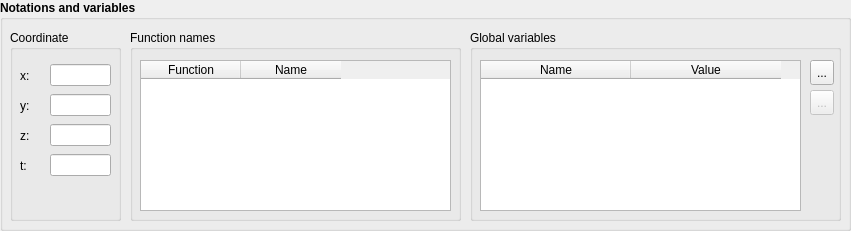
  <widget class="QGroupBox" name="groupBox_6">
   <property name="geometry">
    <rect>
     <x>10</x>
     <y>1840</y>
     <width>851</width>
     <height>231</height>
    </rect>
   </property>
   <property name="font">
    <font>
     <weight>75</weight>
     <bold>true</bold>
    </font>
   </property>
   <property name="title">
    <string>Notations and variables</string>
   </property>
   <widget class="QGroupBox" name="gbFunctionNames">
    <property name="geometry">
     <rect>
      <x>130</x>
      <y>30</y>
      <width>331</width>
      <height>191</height>
     </rect>
    </property>
    <property name="font">
     <font>
      <weight>50</weight>
      <bold>false</bold>
     </font>
    </property>
    <property name="title">
     <string>Function names</string>
    </property>
    <widget class="QTableWidget" name="twFuncName">
     <property name="geometry">
      <rect>
       <x>10</x>
       <y>30</y>
       <width>311</width>
       <height>151</height>
      </rect>
     </property>
     <column>
      <property name="text">
       <string>Function</string>
      </property>
     </column>
     <column>
      <property name="text">
       <string>Name</string>
      </property>
     </column>
    </widget>
   </widget>
   <widget class="QGroupBox" name="groupBox_7">
    <property name="geometry">
     <rect>
      <x>10</x>
      <y>30</y>
      <width>111</width>
      <height>191</height>
     </rect>
    </property>
    <property name="font">
     <font>
      <weight>50</weight>
      <bold>false</bold>
     </font>
    </property>
    <property name="title">
     <string>Coordinate</string>
    </property>
    <widget class="QWidget" name="gridLayoutWidget">
     <property name="geometry">
      <rect>
       <x>10</x>
       <y>30</y>
       <width>31</width>
       <height>31</height>
      </rect>
     </property>
     <layout class="QGridLayout" name="gridLayout">
      <item row="0" column="0">
       <widget class="QLabel" name="label">
        <property name="text">
         <string>x:</string>
        </property>
       </widget>
      </item>
     </layout>
    </widget>
    <widget class="QWidget" name="gridLayoutWidget_2">
     <property name="geometry">
      <rect>
       <x>40</x>
       <y>30</y>
       <width>61</width>
       <height>31</height>
      </rect>
     </property>
     <layout class="QGridLayout" name="gridLayout_2">
      <item row="0" column="0">
       <widget class="QLineEdit" name="textCoordX"/>
      </item>
     </layout>
    </widget>
    <widget class="QWidget" name="gridLayoutWidget_3">
     <property name="geometry">
      <rect>
       <x>40</x>
       <y>60</y>
       <width>61</width>
       <height>31</height>
      </rect>
     </property>
     <layout class="QGridLayout" name="gridLayout_3">
      <item row="0" column="0">
       <widget class="QLineEdit" name="textCoordY"/>
      </item>
     </layout>
    </widget>
    <widget class="QWidget" name="gridLayoutWidget_4">
     <property name="geometry">
      <rect>
       <x>10</x>
       <y>60</y>
       <width>31</width>
       <height>31</height>
      </rect>
     </property>
     <layout class="QGridLayout" name="gridLayout_4">
      <item row="0" column="0">
       <widget class="QLabel" name="label_2">
        <property name="text">
         <string>y:</string>
        </property>
       </widget>
      </item>
     </layout>
    </widget>
    <widget class="QWidget" name="gridLayoutWidget_5">
     <property name="geometry">
      <rect>
       <x>40</x>
       <y>90</y>
       <width>61</width>
       <height>31</height>
      </rect>
     </property>
     <layout class="QGridLayout" name="gridLayout_5">
      <item row="0" column="0">
       <widget class="QLineEdit" name="textCoordZ"/>
      </item>
     </layout>
    </widget>
    <widget class="QWidget" name="gridLayoutWidget_6">
     <property name="geometry">
      <rect>
       <x>10</x>
       <y>90</y>
       <width>31</width>
       <height>31</height>
      </rect>
     </property>
     <layout class="QGridLayout" name="gridLayout_6">
      <item row="0" column="0">
       <widget class="QLabel" name="label_7">
        <property name="text">
         <string>z:</string>
        </property>
       </widget>
      </item>
     </layout>
    </widget>
    <widget class="QWidget" name="gridLayoutWidget_43">
     <property name="geometry">
      <rect>
       <x>10</x>
       <y>120</y>
       <width>31</width>
       <height>31</height>
      </rect>
     </property>
     <layout class="QGridLayout" name="gridLayout_45">
      <item row="0" column="0">
       <widget class="QLabel" name="label_14">
        <property name="text">
         <string>t:</string>
        </property>
       </widget>
      </item>
     </layout>
    </widget>
    <widget class="QWidget" name="gridLayoutWidget_44">
     <property name="geometry">
      <rect>
       <x>40</x>
       <y>120</y>
       <width>61</width>
       <height>31</height>
      </rect>
     </property>
     <layout class="QGridLayout" name="gridLayout_46">
      <item row="0" column="0">
       <widget class="QLineEdit" name="textTime"/>
      </item>
     </layout>
    </widget>
   </widget>
   <widget class="QGroupBox" name="gbGlobalVariables">
    <property name="geometry">
     <rect>
      <x>470</x>
      <y>30</y>
      <width>371</width>
      <height>191</height>
     </rect>
    </property>
    <property name="font">
     <font>
      <weight>50</weight>
      <bold>false</bold>
     </font>
    </property>
    <property name="title">
     <string>Global variables</string>
    </property>
    <widget class="QTableWidget" name="twVariables">
     <property name="geometry">
      <rect>
       <x>10</x>
       <y>30</y>
       <width>321</width>
       <height>151</height>
      </rect>
     </property>
     <property name="font">
      <font>
       <weight>50</weight>
       <bold>false</bold>
      </font>
     </property>
     <attribute name="horizontalHeaderDefaultSectionSize">
      <number>150</number>
     </attribute>
     <column>
      <property name="text">
       <string>Name</string>
      </property>
     </column>
     <column>
      <property name="text">
       <string>Value</string>
      </property>
     </column>
    </widget>
    <widget class="QToolButton" name="tbRemoveVariables">
     <property name="enabled">
      <bool>false</bool>
     </property>
     <property name="geometry">
      <rect>
       <x>340</x>
       <y>60</y>
       <width>24</width>
       <height>25</height>
      </rect>
     </property>
     <property name="toolTip">
      <string>Remove the current row</string>
     </property>
     <property name="statusTip">
      <string>Remove the current row</string>
     </property>
     <property name="text">
      <string>...</string>
     </property>
     <property name="icon">
      <iconset resource="QFEM.qrc">
       <normaloff>:/images/Del.png</normaloff>:/images/Del.png</iconset>
     </property>
    </widget>
    <widget class="QToolButton" name="tbAddVariable">
     <property name="geometry">
      <rect>
       <x>340</x>
       <y>30</y>
       <width>24</width>
       <height>25</height>
      </rect>
     </property>
     <property name="toolTip">
      <string>Add new row</string>
     </property>
     <property name="statusTip">
      <string>Add new row</string>
     </property>
     <property name="text">
      <string>...</string>
     </property>
     <property name="icon">
      <iconset resource="QFEM.qrc">
       <normaloff>:/images/Add.png</normaloff>:/images/Add.png</iconset>
     </property>
    </widget>
   </widget>
  </widget>
